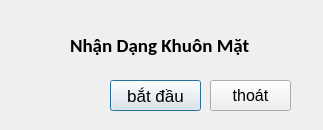
<?xml version="1.0" encoding="UTF-8"?>
<ui version="4.0">
 <class>Dialog</class>
 <widget class="QDialog" name="Dialog">
  <property name="geometry">
   <rect>
    <x>0</x>
    <y>0</y>
    <width>323</width>
    <height>130</height>
   </rect>
  </property>
  <property name="maximumSize">
   <size>
    <width>800</width>
    <height>680</height>
   </size>
  </property>
  <property name="windowTitle">
   <string>nhận diện khuôn mặt -john wuy</string>
  </property>
  <property name="windowIcon">
   <iconset resource="resource.qrc">
    <normaloff>:/icon/icon.png</normaloff>:/icon/icon.png</iconset>
  </property>
  <widget class="QPushButton" name="runButton">
   <property name="geometry">
    <rect>
     <x>110</x>
     <y>80</y>
     <width>91</width>
     <height>31</height>
    </rect>
   </property>
   <property name="font">
    <font>
     <family>Arial</family>
     <pointsize>13</pointsize>
    </font>
   </property>
   <property name="text">
    <string>bắt đầu</string>
   </property>
  </widget>
  <widget class="QLabel" name="filelabel">
   <property name="geometry">
    <rect>
     <x>70</x>
     <y>20</y>
     <width>201</width>
     <height>51</height>
    </rect>
   </property>
   <property name="font">
    <font>
     <family>Calibri</family>
     <pointsize>14</pointsize>
     <weight>75</weight>
     <bold>true</bold>
    </font>
   </property>
   <property name="text">
    <string>Nhận Dạng Khuôn Mặt</string>
   </property>
  </widget>
  <widget class="QPushButton" name="btn_thoat">
   <property name="geometry">
    <rect>
     <x>210</x>
     <y>80</y>
     <width>81</width>
     <height>31</height>
    </rect>
   </property>
   <property name="font">
    <font>
     <family>Arial</family>
     <pointsize>12</pointsize>
     <weight>50</weight>
     <bold>false</bold>
    </font>
   </property>
   <property name="text">
    <string>thoát</string>
   </property>
  </widget>
 </widget>
 <resources>
  <include location="resource.qrc"/>
 </resources>
 <connections/>
</ui>
